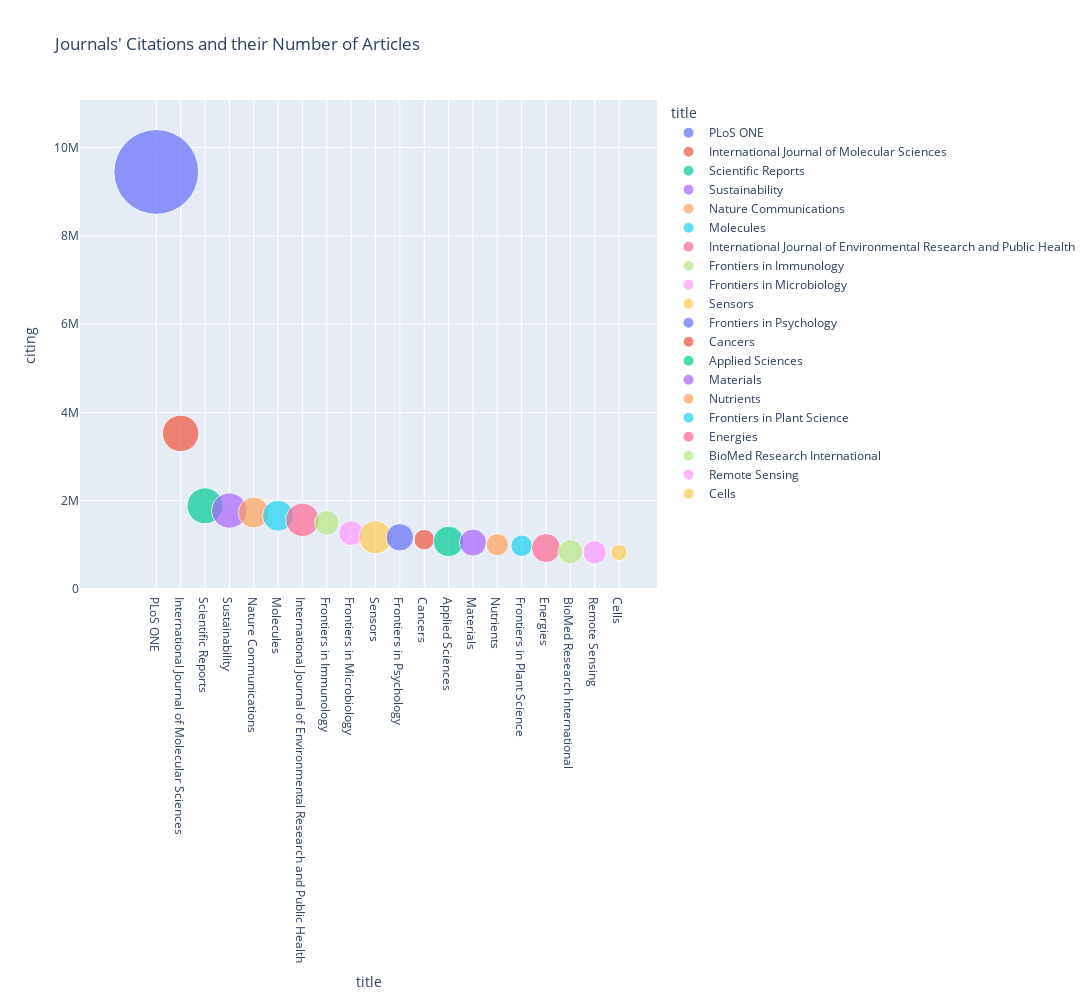

The cell this chart's notebook holds for it:
### Markdown cell above
Same plots but with the addition of the information about the number of articles indexed:

### Code cell
sorted_by_citing_with_num_dois = px.scatter(df_sorted_by_citing.iloc[:20,:], x="title", y="citing",
                                            size="dois", color="title",  title="Journals' Citations and their Number of Articles",
                                            hover_name="title", width=1200, height=1000, size_max=60)
sorted_by_citing_with_num_dois.show()

### Figure 1 — Plotly figure (JSON) as saved in the notebook; plotly's stock layout.template omitted (floating-point values rounded to 4 significant figures)
{"data": [{"hovertemplate": "<b>%{hovertext}</b><br><br>title=%{x}<br>citing=%{y}<br>dois=%{marker.size}<extra></extra>", "hovertext": ["PLoS ONE"], "legendgroup": "PLoS ONE", "marker": {"color": "#636efa", "size": [265300], "sizemode": "area", "sizeref": 73.69, "symbol": "circle"}, "mode": "markers", "name": "PLoS ONE", "orientation": "v", "showlegend": true, "type": "scatter", "x": ["PLoS ONE"], "xaxis": "x", "y": [9450129], "yaxis": "y"}, {"hovertemplate": "<b>%{hovertext}</b><br><br>title=%{x}<br>citing=%{y}<br>dois=%{marker.size}<extra></extra>", "hovertext": ["International Journal of Molecular Sciences"], "legendgroup": "International Journal of Molecular Sciences", "marker": {"color": "#EF553B", "size": [49207], "sizemode": "area", "sizeref": 73.69, "symbol": "circle"}, "mode": "markers", "name": "International Journal of Molecular Sciences", "orientation": "v", "showlegend": true, "type": "scatter", "x": ["International Journal of Molecular Sciences"], "xaxis": "x", "y": [3524355], "yaxis": "y"}, {"hovertemplate": "<b>%{hovertext}</b><br><br>title=%{x}<br>citing=%{y}<br>dois=%{marker.size}<extra></extra>", "hovertext": ["Scientific Reports"], "legendgroup": "Scientific Reports", "marker": {"color": "#00cc96", "size": [47840], "sizemode": "area", "sizeref": 73.69, "symbol": "circle"}, "mode": "markers", "name": "Scientific Reports", "orientation": "v", "showlegend": true, "type": "scatter", "x": ["Scientific Reports"], "xaxis": "x", "y": [1882967], "yaxis": "y"}, {"hovertemplate": "<b>%{hovertext}</b><br><br>title=%{x}<br>citing=%{y}<br>dois=%{marker.size}<extra></extra>", "hovertext": ["Sustainability"], "legendgroup": "Sustainability", "marker": {"color": "#ab63fa", "size": [46149], "sizemode": "area", "sizeref": 73.69, "symbol": "circle"}, "mode": "markers", "name": "Sustainability", "orientation": "v", "showlegend": true, "type": "scatter", "x": ["Sustainability"], "xaxis": "x", "y": [1776121], "yaxis": "y"}, {"hovertemplate": "<b>%{hovertext}</b><br><br>title=%{x}<br>citing=%{y}<br>dois=%{marker.size}<extra></extra>", "hovertext": ["Nature Communications"], "legendgroup": "Nature Communications", "marker": {"color": "#FFA15A", "size": [35566], "sizemode": "area", "sizeref": 73.69, "symbol": "circle"}, "mode": "markers", "name": "Nature Communications", "orientation": "v", "showlegend": true, "type": "scatter", "x": ["Nature Communications"], "xaxis": "x", "y": [1730563], "yaxis": "y"}, {"hovertemplate": "<b>%{hovertext}</b><br><br>title=%{x}<br>citing=%{y}<br>dois=%{marker.size}<extra></extra>", "hovertext": ["Molecules"], "legendgroup": "Molecules", "marker": {"color": "#19d3f3", "size": [35459], "sizemode": "area", "sizeref": 73.69, "symbol": "circle"}, "mode": "markers", "name": "Molecules", "orientation": "v", "showlegend": true, "type": "scatter", "x": ["Molecules"], "xaxis": "x", "y": [1660000], "yaxis": "y"}, {"hovertemplate": "<b>%{hovertext}</b><br><br>title=%{x}<br>citing=%{y}<br>dois=%{marker.size}<extra></extra>", "hovertext": ["International Journal of Environmental Research and Public Health"], "legendgroup": "International Journal of Environmental Research and Public Health", "marker": {"color": "#FF6692", "size": [41225], "sizemode": "area", "sizeref": 73.69, "symbol": "circle"}, "mode": "markers", "name": "International Journal of Environmental Research and Public Health", "orientation": "v", "showlegend": true, "type": "scatter", "x": ["International Journal of Environmental Research and Public Health"], "xaxis": "x", "y": [1565855], "yaxis": "y"}, {"hovertemplate": "<b>%{hovertext}</b><br><br>title=%{x}<br>citing=%{y}<br>dois=%{marker.size}<extra></extra>", "hovertext": ["Frontiers in Immunology"], "legendgroup": "Frontiers in Immunology", "marker": {"color": "#B6E880", "size": [22630], "sizemode": "area", "sizeref": 73.69, "symbol": "circle"}, "mode": "markers", "name": "Frontiers in Immunology", "orientation": "v", "showlegend": true, "type": "scatter", "x": ["Frontiers in Immunology"], "xaxis": "x", "y": [1499385], "yaxis": "y"}, {"hovertemplate": "<b>%{hovertext}</b><br><br>title=%{x}<br>citing=%{y}<br>dois=%{marker.size}<extra></extra>", "hovertext": ["Frontiers in Microbiology"], "legendgroup": "Frontiers in Microbiology", "marker": {"color": "#FF97FF", "size": [23013], "sizemode": "area", "sizeref": 73.69, "symbol": "circle"}, "mode": "markers", "name": "Frontiers in Microbiology", "orientation": "v", "showlegend": true, "type": "scatter", "x": ["Frontiers in Microbiology"], "xaxis": "x", "y": [1264777], "yaxis": "y"}, {"hovertemplate": "<b>%{hovertext}</b><br><br>title=%{x}<br>citing=%{y}<br>dois=%{marker.size}<extra></extra>", "hovertext": ["Sensors"], "legendgroup": "Sensors", "marker": {"color": "#FECB52", "size": [40259], "sizemode": "area", "sizeref": 73.69, "symbol": "circle"}, "mode": "markers", "name": "Sensors", "orientation": "v", "showlegend": true, "type": "scatter", "x": ["Sensors"], "xaxis": "x", "y": [1169834], "yaxis": "y"}, {"hovertemplate": "<b>%{hovertext}</b><br><br>title=%{x}<br>citing=%{y}<br>dois=%{marker.size}<extra></extra>", "hovertext": ["Frontiers in Psychology"], "legendgroup": "Frontiers in Psychology", "marker": {"color": "#636efa", "size": [27876], "sizemode": "area", "sizeref": 73.69, "symbol": "circle"}, "mode": "markers", "name": "Frontiers in Psychology", "orientation": "v", "showlegend": true, "type": "scatter", "x": ["Frontiers in Psychology"], "xaxis": "x", "y": [1169597], "yaxis": "y"}, {"hovertemplate": "<b>%{hovertext}</b><br><br>title=%{x}<br>citing=%{y}<br>dois=%{marker.size}<extra></extra>", "hovertext": ["Cancers"], "legendgroup": "Cancers", "marker": {"color": "#EF553B", "size": [15584], "sizemode": "area", "sizeref": 73.69, "symbol": "circle"}, "mode": "markers", "name": "Cancers", "orientation": "v", "showlegend": true, "type": "scatter", "x": ["Cancers"], "xaxis": "x", "y": [1117380], "yaxis": "y"}, {"hovertemplate": "<b>%{hovertext}</b><br><br>title=%{x}<br>citing=%{y}<br>dois=%{marker.size}<extra></extra>", "hovertext": ["Applied Sciences"], "legendgroup": "Applied Sciences", "marker": {"color": "#00cc96", "size": [34641], "sizemode": "area", "sizeref": 73.69, "symbol": "circle"}, "mode": "markers", "name": "Applied Sciences", "orientation": "v", "showlegend": true, "type": "scatter", "x": ["Applied Sciences"], "xaxis": "x", "y": [1076285], "yaxis": "y"}, {"hovertemplate": "<b>%{hovertext}</b><br><br>title=%{x}<br>citing=%{y}<br>dois=%{marker.size}<extra></extra>", "hovertext": ["Materials"], "legendgroup": "Materials", "marker": {"color": "#ab63fa", "size": [27216], "sizemode": "area", "sizeref": 73.69, "symbol": "circle"}, "mode": "markers", "name": "Materials", "orientation": "v", "showlegend": true, "type": "scatter", "x": ["Materials"], "xaxis": "x", "y": [1051332], "yaxis": "y"}, {"hovertemplate": "<b>%{hovertext}</b><br><br>title=%{x}<br>citing=%{y}<br>dois=%{marker.size}<extra></extra>", "hovertext": ["Nutrients"], "legendgroup": "Nutrients", "marker": {"color": "#FFA15A", "size": [18382], "sizemode": "area", "sizeref": 73.69, "symbol": "circle"}, "mode": "markers", "name": "Nutrients", "orientation": "v", "showlegend": true, "type": "scatter", "x": ["Nutrients"], "xaxis": "x", "y": [1002691], "yaxis": "y"}, {"hovertemplate": "<b>%{hovertext}</b><br><br>title=%{x}<br>citing=%{y}<br>dois=%{marker.size}<extra></extra>", "hovertext": ["Frontiers in Plant Science"], "legendgroup": "Frontiers in Plant Science", "marker": {"color": "#19d3f3", "size": [17111], "sizemode": "area", "sizeref": 73.69, "symbol": "circle"}, "mode": "markers", "name": "Frontiers in Plant Science", "orientation": "v", "showlegend": true, "type": "scatter", "x": ["Frontiers in Plant Science"], "xaxis": "x", "y": [977541], "yaxis": "y"}, {"hovertemplate": "<b>%{hovertext}</b><br><br>title=%{x}<br>citing=%{y}<br>dois=%{marker.size}<extra></extra>", "hovertext": ["Energies"], "legendgroup": "Energies", "marker": {"color": "#FF6692", "size": [31032], "sizemode": "area", "sizeref": 73.69, "symbol": "circle"}, "mode": "markers", "name": "Energies", "orientation": "v", "showlegend": true, "type": "scatter", "x": ["Energies"], "xaxis": "x", "y": [926081], "yaxis": "y"}, {"hovertemplate": "<b>%{hovertext}</b><br><br>title=%{x}<br>citing=%{y}<br>dois=%{marker.size}<extra></extra>", "hovertext": ["BioMed Research International"], "legendgroup": "BioMed Research International", "marker": {"color": "#B6E880", "size": [22234], "sizemode": "area", "sizeref": 73.69, "symbol": "circle"}, "mode": "markers", "name": "BioMed Research International", "orientation": "v", "showlegend": true, "type": "scatter", "x": ["BioMed Research International"], "xaxis": "x", "y": [842338], "yaxis": "y"}, {"hovertemplate": "<b>%{hovertext}</b><br><br>title=%{x}<br>citing=%{y}<br>dois=%{marker.size}<extra></extra>", "hovertext": ["Remote Sensing"], "legendgroup": "Remote Sensing", "marker": {"color": "#FF97FF", "size": [20303], "sizemode": "area", "sizeref": 73.69, "symbol": "circle"}, "mode": "markers", "name": "Remote Sensing", "orientation": "v", "showlegend": true, "type": "scatter", "x": ["Remote Sensing"], "xaxis": "x", "y": [830125], "yaxis": "y"}, {"hovertemplate": "<b>%{hovertext}</b><br><br>title=%{x}<br>citing=%{y}<br>dois=%{marker.size}<extra></extra>", "hovertext": ["Cells"], "legendgroup": "Cells", "marker": {"color": "#FECB52", "size": [9691], "sizemode": "area", "sizeref": 73.69, "symbol": "circle"}, "mode": "markers", "name": "Cells", "orientation": "v", "showlegend": true, "type": "scatter", "x": ["Cells"], "xaxis": "x", "y": [823550], "yaxis": "y"}], "layout": {"height": 1000, "legend": {"itemsizing": "constant", "title": {"text": "title"}, "tracegroupgap": 0}, "title": {"text": "Journals' Citations and their Number of Articles"}, "width": 1200, "xaxis": {"anchor": "y", "autorange": true, "categoryarray": ["PLoS ONE", "International Journal of Molecular Sciences", "Scientific Reports", "Sustainability", "Nature Communications", "Molecules", "International Journal of Environmental Research and Public Health", "Frontiers in Immunology", "Frontiers in Microbiology", "Sensors", "Frontiers in Psychology", "Cancers", "Applied Sciences", "Materials", "Nutrients", "Frontiers in Plant Science", "Energies", "BioMed Research International", "Remote Sensing", "Cells"], "categoryorder": "array", "domain": [0, 1], "range": [-2.88, 20.5], "title": {"text": "title"}, "type": "category"}, "yaxis": {"anchor": "x", "autorange": true, "domain": [0, 1], "range": [-59180.0, 11180000.0], "title": {"text": "citing"}, "type": "linear"}}}
